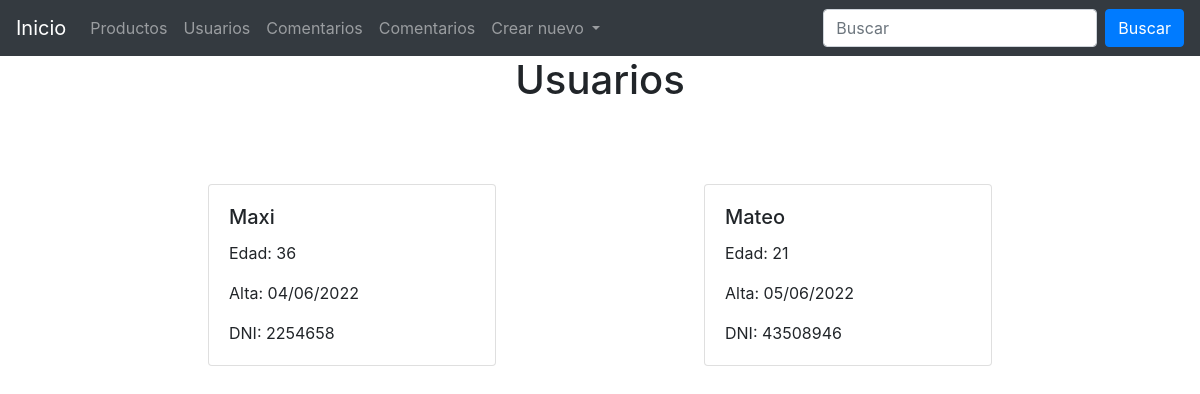
The app's page /usuarios/, older data.
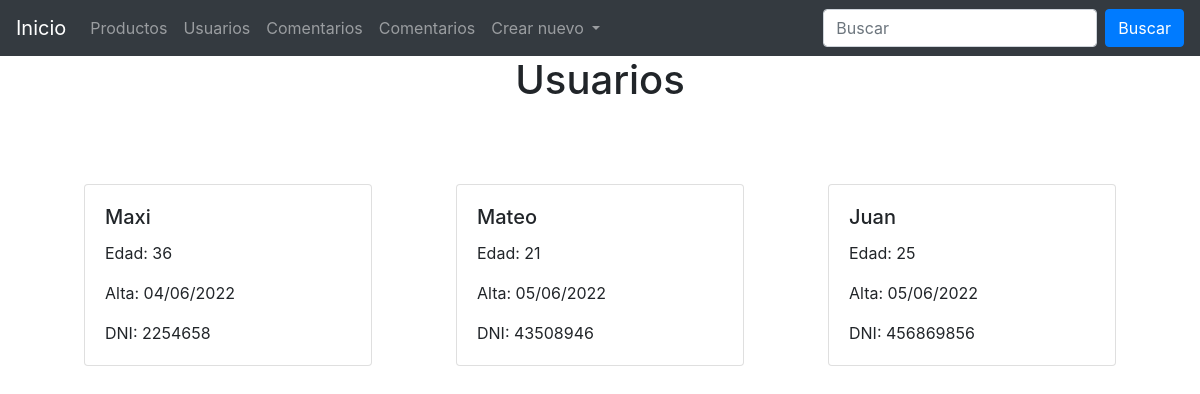
The same page, newer data.
### proyecto_app/models.py (models this page shows)
class Usuarios(models.Model):
    nombre = models.CharField(max_length=40)
    edad = models.IntegerField()
    fecha_alta = models.CharField(max_length=200, blank=True, null=True)
    DNI = models.CharField(max_length=30, unique=True)

### proyecto_app/views.py (the view)
# urls.py: path("usuarios/", usuarios, name="usuarios"),
def usuarios(request):
    usuarios = Usuarios.objects.all()
    context = {'usuarios':usuarios}
    return render(request, 'usuarios.html', context = context)

### Templates/Usuarios.html
{% extends "base.html" %}
{% block titulo %}
    <h1 style="text-align:center">Usuarios</h1>
{% endblock %}
{% block contenido %}
    {% for usuario in usuarios %}
    <div class="card" style="width: 18rem;">
        <div class="card-body">
          <h5 class="card-title">{{usuario.nombre}}</h5>
          <p class="card-text">Edad: {{usuario.edad}}</p>
          <p class="card-text">Alta: {{usuario.fecha_alta}}</p>
          <p class="card-text">DNI: {{usuario.DNI}}</p>
        </div>
      </div>
    {% endfor %}
{% endblock %}

Row changes from the older to the newer data that the page shows:
added Usuarios: nombre "Juan", edad "25", fecha_alta "05/06/2022", DNI "456869856"
